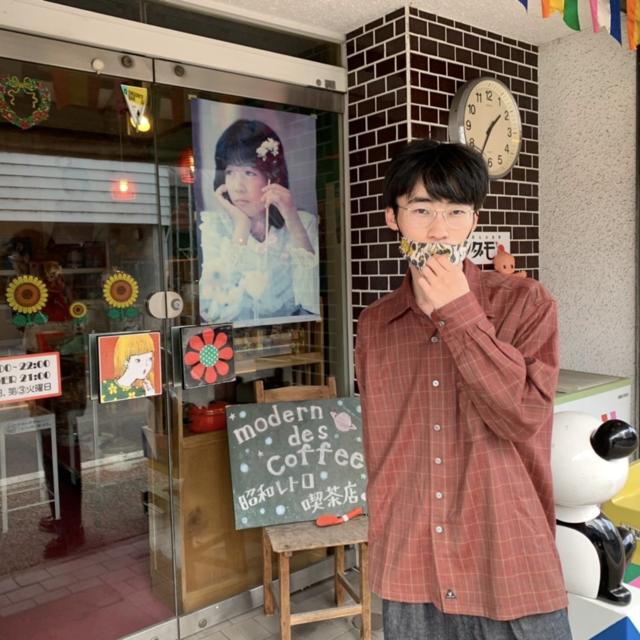
#> input picture my_picture.bmp, 640 x 640 px; the run also reads 2 pictures not shown here
$ python show_spectrum.py
#> lines starting #> are read from the running program, lines starting #| are printed output that depends on the picture
import numpy as np
import cv2
import matplotlib.pyplot as plt

def main():
    img = cv2.imread('my_picture.bmp', 0).astype(dtype=int)
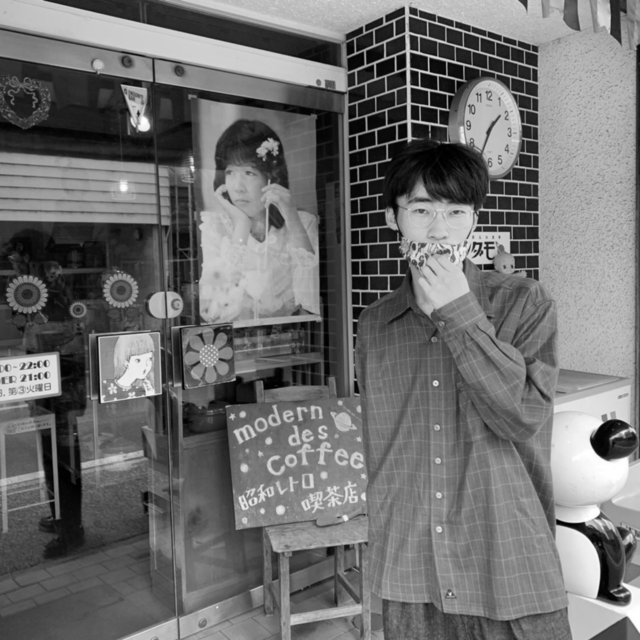
#> img: shape (640, 640) int64; min 0, max 255, mean 110.9
    fimg = np.fft.fft2(img)
    fimg =  np.fft.fftshift(fimg)
    mag = 20*np.log(np.abs(fimg))
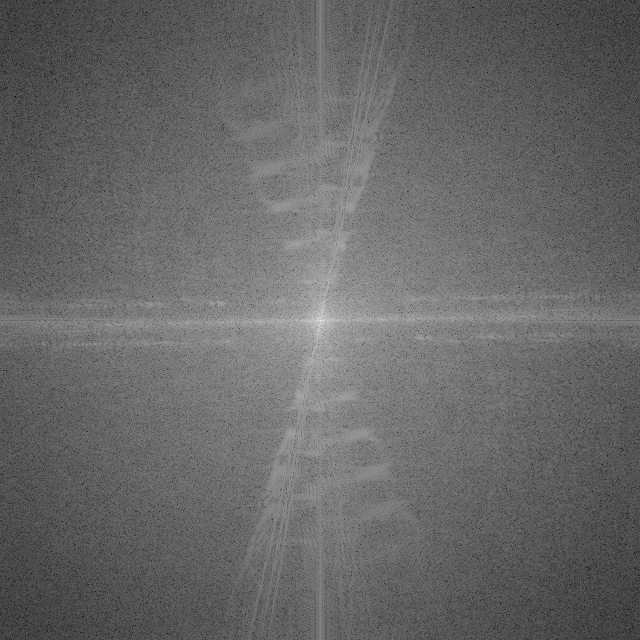
#> mag: shape (640, 640) float64; min 23.32, max 352.6, mean 157.3; drawn with min black and max white
    plt.subplot(2,4,1)
    plt.title("original")
    plt.imshow(img, cmap = 'gray')
    plt.subplot(2,4,5)
    plt.imshow(mag, cmap = 'gray')
    plt.title("spectrum")


    img = cv2.imread('jpeg_converted.png', 0).astype(dtype=int)
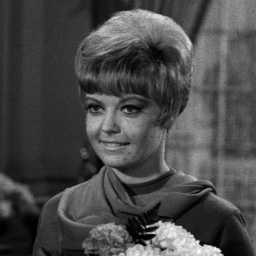
#> input picture jpeg_converted.png, 256 x 256 px
#> img: shape (256, 256) int64; min 0, max 255, mean 73.6
    fimg = np.fft.fft2(img)
    fimg =  np.fft.fftshift(fimg)
    mag = 20*np.log(np.abs(fimg))
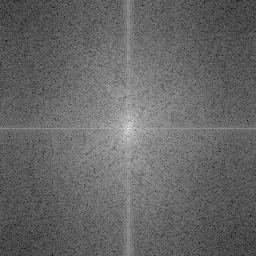
#> mag: shape (256, 256) float64; min 21.49, max 307.8, mean 136.6; drawn with min black and max white
    plt.subplot(2,4,2)
    plt.title("jpeg")
    plt.imshow(img, cmap = 'gray')
    plt.subplot(2,4,6)
    plt.imshow(mag, cmap = 'gray')
    plt.title("spectrum")

    img = cv2.imread('new_jpeg__no__quantize.png', 0).astype(dtype=int)
#> img: shape (256, 256) int64; min 0, max 251, mean 74.4
    fimg = np.fft.fft2(img)
    fimg =  np.fft.fftshift(fimg)
    mag = 20*np.log(np.abs(fimg))
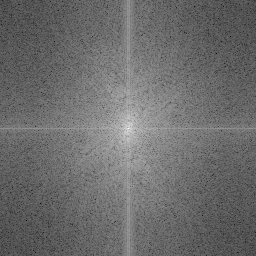
#> mag: shape (256, 256) float64; min 1.29, max 308, mean 131.8; drawn with min black and max white
    plt.subplot(2,4,3)
    plt.title("new jpeg (no quantize)")
    plt.imshow(img, cmap = 'gray')
    plt.subplot(2,4,7)
    plt.title("spectrum")
    plt.imshow(mag, cmap = 'gray')

    img = cv2.imread('new_jpeg.png', 0).astype(dtype=int)
#> img: shape (640, 640) int64; min 0, max 255, mean 111.7
    fimg = np.fft.fft2(img)
    fimg =  np.fft.fftshift(fimg)
    mag = 20*np.log(np.abs(fimg))
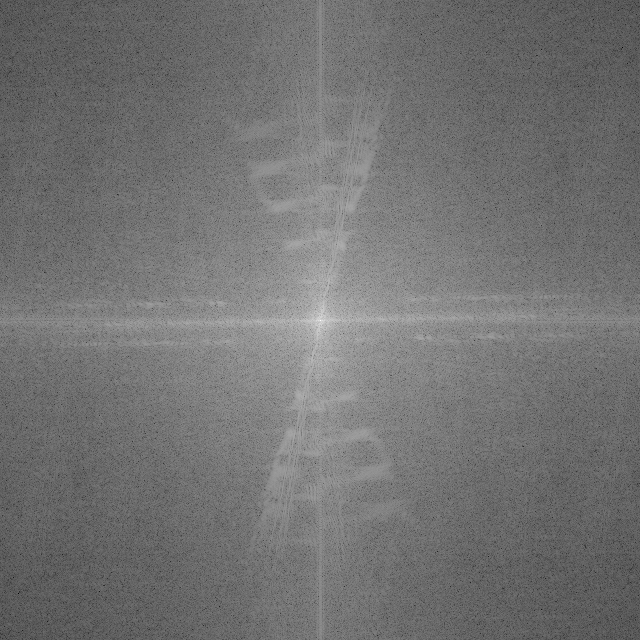
#> mag: shape (640, 640) float64; min -5.12, max 352.8, mean 156.1; drawn with min black and max white
    plt.subplot(2,4,4)
    plt.title("new jpeg")
    plt.imshow(img, cmap = 'gray')
    plt.subplot(2,4,8)
    plt.title("spectrum")
    plt.imshow(mag, cmap = 'gray')
    plt.show()


if __name__ == "__main__":
    main()
